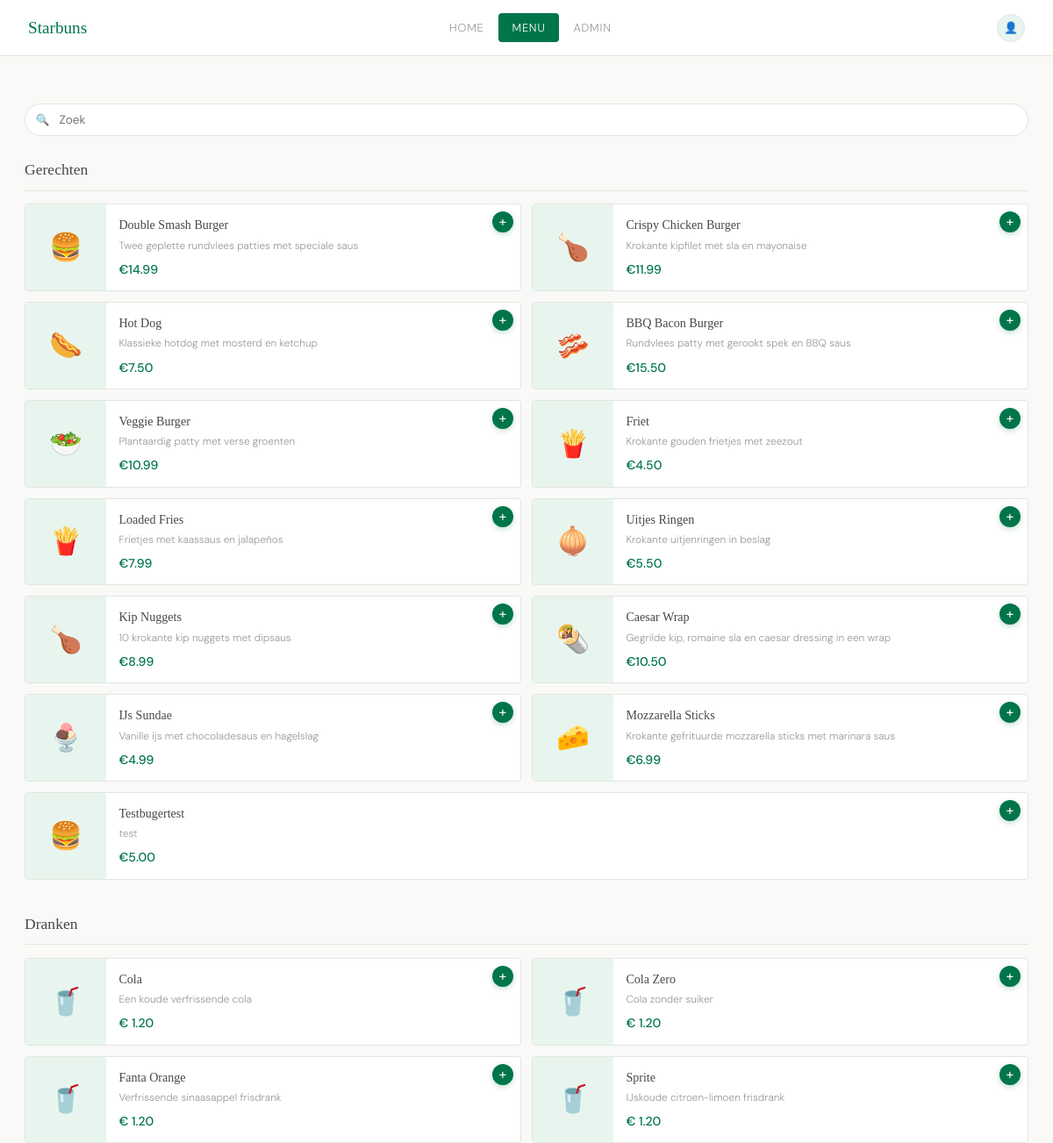
The app's page /app/menu.php (upper part), older data.
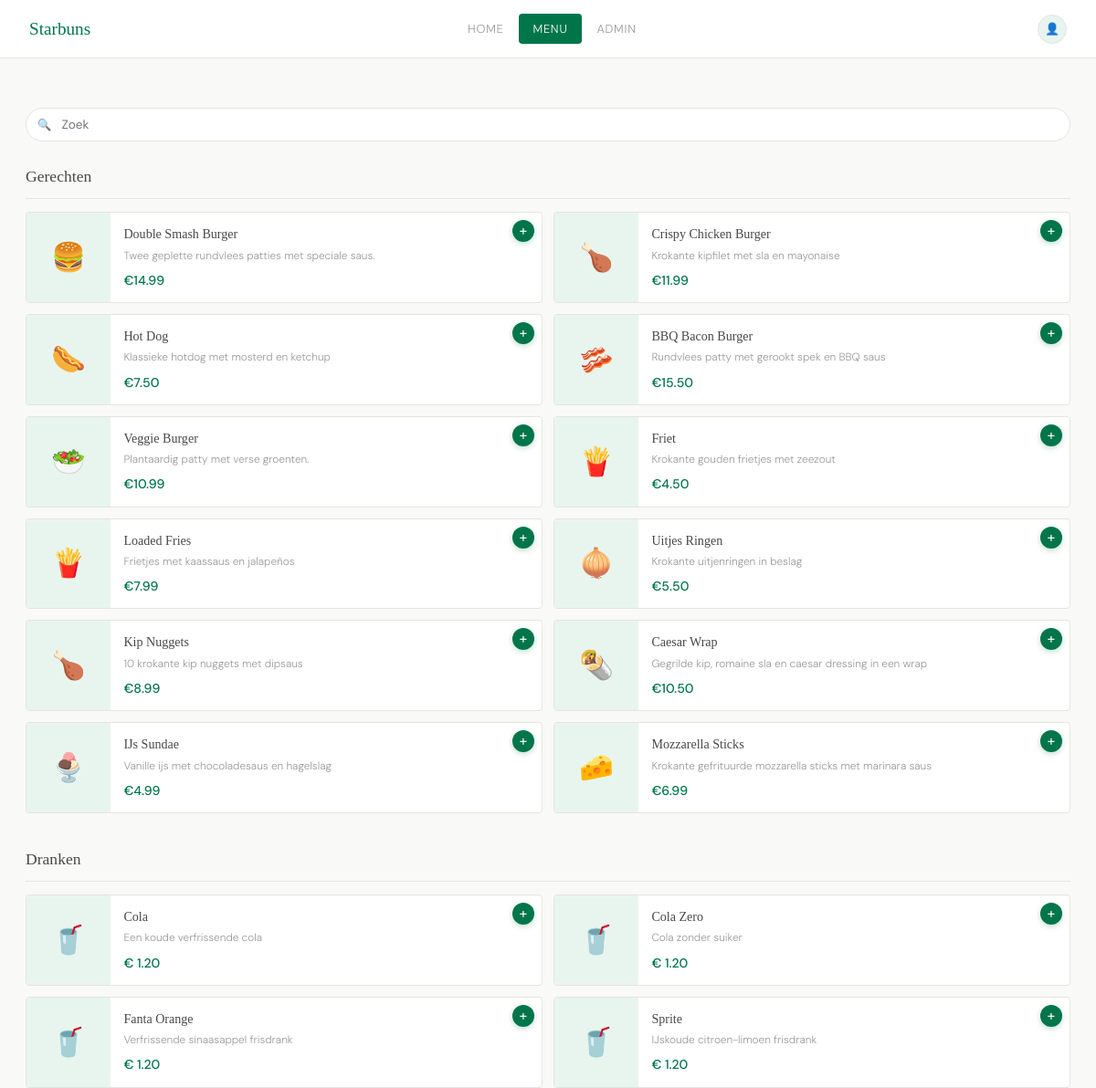
The same page, newer data.
### tables this page shows
CREATE TABLE `gerechten` (
  `id` int NOT NULL,
  `titel` varchar(100) NOT NULL,
  `prijs` decimal(10,2) NOT NULL,
  `info` varchar(500) NOT NULL,
  `icon` varchar(1) NOT NULL
);

CREATE TABLE `drankjes` (
  `id` int NOT NULL,
  `titel` text NOT NULL,
  `prijs` decimal(10,2) NOT NULL,
  `info` varchar(500) NOT NULL,
  `icon` varchar(1) NOT NULL
);

### app/menu.php (the view, shortened to what this page needs)
<?php
include_once('database.php');
?>
<?php
$zoekterm = trim($_GET['search'] ?? '');
$zoekWildcard = '%' . $zoekterm . '%';
?>
<?php
print_r($_GET);
?>
<!DOCTYPE html>
<html lang="nl">
<head>
  <link rel="stylesheet" href="style.css" />
</head>
<body>
  <?php
  include_once('header.php')
  ?>
  <div class="order-layout">
    <main class="menu-col">
      <form name="zoekform" action="menu.php" method="get">
        <div class="search-bar">
        <input type="search" name="search" value="<?php echo ($_GET['search'] ?? ''); ?>" placeholder="Zoek" aria-label="Zoeken" />
        </div>
      </form>
      <section class="product-section" data-section="burgers">
        <h2 class="section-head">Gerechten</h2>
        <div class="product-grid">
          <?php
            $statement = $pdo->prepare("SELECT * FROM gerechten WHERE titel LIKE ? OR info LIKE ?");
            $statement->execute([$zoekWildcard, $zoekWildcard]);
            $gerechten = $statement->fetchAll(PDO::FETCH_ASSOC);
            foreach($gerechten as $gerecht){
            $titel = htmlspecialchars($gerecht["titel"]);
            $prijs = htmlspecialchars($gerecht["prijs"]);
            $icon = htmlspecialchars($gerecht["icon"]);
            $info = htmlspecialchars($gerecht["info"]);
          ?>
          <article class="product-card" data-cat="burgers">
            <div class="prod-img"> <?php echo $icon ?></div>
            <div class="prod-body">
              <h3><?php echo $titel?></h3>
              <p><?php echo $info ?></p>
              <span class="prod-price">€<?php echo $prijs ?></span>
            </div>
            <button class="prod-add" aria-label="Toevoegen">+</button>
          </article>
          <?php }?>
        </div>
      </section>
      <section class="product-section" data-section="dranken">
        <h2 class="section-head">Dranken</h2>
        <div class="product-grid">
          <?php
            $statement = $pdo->prepare("SELECT * FROM drankjes WHERE titel LIKE ? OR info LIKE ?");
            $statement->execute([$zoekWildcard, $zoekWildcard]);
            $drankjes = $statement->fetchAll(PDO::FETCH_ASSOC);
            foreach($drankjes as $drank){
            $titel = htmlspecialchars($drank["titel"]);
            $prijs = htmlspecialchars($drank["prijs"]);
            $icon = htmlspecialchars($drank["icon"]);
            $info = htmlspecialchars($drank["info"]);
          ?>
          <article class="product-card" data-cat="dranken">
            <div class="prod-img"><?php echo $icon ?></div>
            <div class="prod-body">
              <h3><?php echo $titel ?></h3>
              <p><?php echo $info ?></p>
              <span class="prod-price">€ <?php echo $prijs ?></span>
            </div>
            <button class="prod-add" aria-label="Toevoegen">+</button>
          </article>
          <?php }?>
        </div>
      </section>
    </main>
  </div>
</body>
</html>

### app/header.php (shortened to what this page needs)
<header class="site-header">
    <nav class="site-nav">
        <a href="index.php" class="logo">Starbuns</a>
        <ul class="nav-links">
            <li><a href="index.php">Home</a></li>
            <li><a href="menu.php" class="nav-cta">menu</a></li>
            <li><a href="admin.php">admin</a><li>
        </ul>
            <a href="inlog.php" class="nav-avatar">👤</a>
    </nav>
</header>

### app/style.css (style rules this page uses)
*, *::before, *::after { box-sizing: border-box; margin: 0; padding: 0; }
:root { --green: #00754A; --green-light: #e8f5ef; --gray: #484848; --gray-light: #9a9a9a; --border: #e4e4e0; --white: #ffffff; --off-white: #f9f9f7; --header-h: 64px; --radius: 4px; }
html { scroll-behavior: smooth; -webkit-font-smoothing: antialiased; }
body { font-family: 'DM Sans', sans-serif; color: var(--gray); background: var(--white); font-weight: 300; line-height: 1.65; }
.site-header { position: fixed; top: 0; left: 0; right: 0; z-index: 300; background: var(--white); border-bottom: 1px solid var(--border); height: var(--header-h); }
.site-nav { display: flex; align-items: center; justify-content: space-between; height: 100%; max-width: 1200px; margin: 0 auto; padding: 0 2rem; gap: 1.5rem; }
.logo { font-family: 'Playfair Display', serif; font-size: 1.2rem; color: var(--green); text-decoration: none; white-space: nowrap; }
.nav-links { display: flex; gap: 0.15rem; list-style: none; flex: 1; justify-content: center; }
.nav-links a { display: block; text-decoration: none; font-size: 0.8rem; color: var(--gray-light); letter-spacing: 0.06em; text-transform: uppercase; padding: 0.4rem 0.85rem; border-radius: 20px; transition: color 0.18s, background 0.18s; }
.nav-cta { background: var(--green) !important; color: var(--white) !important; border-radius: var(--radius) !important; padding: 0.4rem 1rem !important; }
.nav-avatar { width: 32px; height: 32px; border-radius: 50%; background: var(--green-light); border: 1.5px solid var(--border); display: flex; align-items: center; justify-content: center; font-size: 0.8rem; color: var(--green); font-weight: 500; text-decoration: none; cursor: pointer; transition: border-color 0.18s; }
body { background: var(--off-white); display: flex; flex-direction: column; min-height: 100vh; }
body { background: var(--off-white); }
.order-layout { display: flex; height: calc(100vh - var(--header-h)); margin-top: var(--header-h); overflow: hidden; }
.menu-col { flex: 1; overflow-y: auto; padding: 1.75rem 1.75rem 3rem; min-width: 0; }
.search-bar { position: relative; margin-bottom: 1.5rem; }
.search-bar input { width: 100%; border: 1px solid var(--border); border-radius: 20px; padding: 0.55rem 1rem 0.55rem 2.4rem; font-family: 'DM Sans', sans-serif; font-size: 0.85rem; color: var(--gray); background: var(--white); transition: border-color 0.18s, box-shadow 0.18s; }
.search-bar::before { content: '🔍'; position: absolute; left: 0.8rem; top: 50%; transform: translateY(-50%); font-size: 0.78rem; pointer-events: none; }
.product-section { margin-bottom: 2.25rem; }
.section-head { font-family: 'Playfair Display', serif; font-size: 1.1rem; font-weight: 400; color: var(--gray); padding-bottom: 0.55rem; border-bottom: 1px solid var(--border); margin-bottom: 0.9rem; }
.product-grid { display: flex; flex-wrap: wrap; gap: 0.75rem; }
.product-card { flex: 1 1 calc(50% - 0.375rem); min-width: 220px; display: flex; background: var(--white); border: 1px solid var(--border); border-radius: var(--radius); overflow: hidden; transition: box-shadow 0.18s, transform 0.18s; position: relative; }
.prod-img { width: 92px; min-height: 92px; flex-shrink: 0; background: var(--green-light); display: flex; align-items: center; justify-content: center; font-size: 1.9rem; position: relative; }
.prod-add { position: absolute; top: 8px; right: 8px; width: 24px; height: 24px; border-radius: 50%; background: var(--green); color: var(--white); border: none; font-size: 1rem; line-height: 1; cursor: pointer; display: flex; align-items: center; justify-content: center; font-family: 'DM Sans', sans-serif; transition: opacity 0.18s, transform 0.15s; box-shadow: 0 2px 6px rgba(0, 117, 74, 0.25); }
.prod-body { flex: 1; padding: 0.75rem 2.2rem 0.75rem 0.9rem; display: flex; flex-direction: column; justify-content: center; }
.prod-body h3 { font-family: 'Playfair Display', serif; font-size: 0.88rem; font-weight: 400; color: var(--gray); margin-bottom: 0.2rem; }
.prod-body p { font-size: 0.74rem; color: var(--gray-light); line-height: 1.5; margin-bottom: 0.4rem; }
.prod-price { font-weight: 500; font-size: 0.88rem; color: var(--green); }

Row changes from the older to the newer data that the page shows:
removed gerechten: icon "🍔", titel "Testbugertest", info "test", prijs "5.00"
changed gerechten "Double Smash Burger": info "Twee geplette rundvlees patties met speciale saus" → "Twee geplette rundvlees patties met speciale saus."
changed gerechten "Veggie Burger": info "Plantaardig patty met verse groenten" → "Plantaardig patty met verse groenten."
